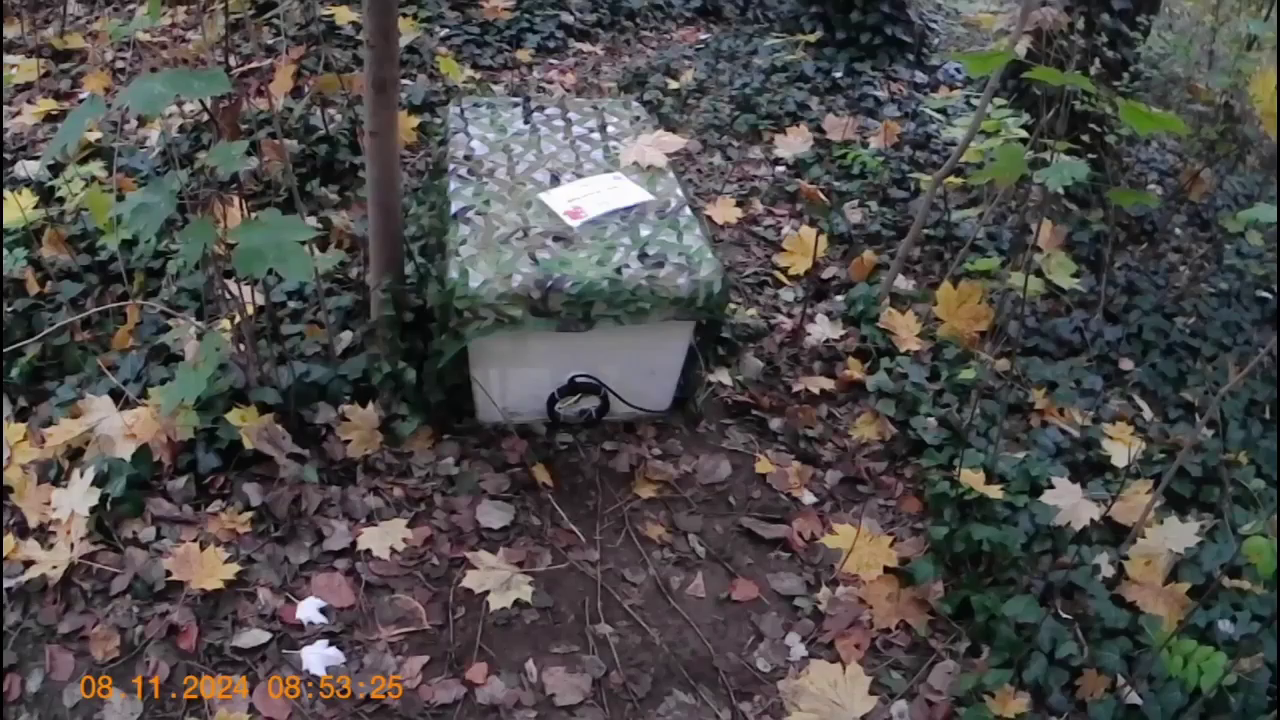
#> input picture frame 30 of sector_analysis/sam_outside.mp4, 1280 x 720 px, given in place of video.mp4, which was not available
$ python quirrels.py
#> lines starting #> are read from the running program, lines starting #| are printed output that depends on the picture; pictures that were not available may be replaced by others from this repository, and a replacement may not be noted
import cv2
import numpy as np
import matplotlib.pyplot as plt
import datetime

# --- Settings ---
video_path = '20241023_TrepS_01_in (2).MOV'
video_path = 'video.mp4'
threshold = 30
scale = 1
window_size = 5         # moving average window
display_every = 1     # update display every N frames
pixel_threshold = 10000  # update if changed pixels exceed this

# --- Open video ---
cap = cv2.VideoCapture(video_path)
if not cap.isOpened():
    print("Error: Could not open video.")
    exit()

total_frames = int(cap.get(cv2.CAP_PROP_FRAME_COUNT))
prev_gray = None
motion_counts = []
frame_idx = 0
first_frame = True  # Flag to force display on first frame
start_time = datetime.datetime.now()
time = start_time

# --- Setup Matplotlib for plotting ---
plt.ion()
fig, ax = plt.subplots(figsize=(8, 3))
line_raw, = ax.plot([], [], color='lightgray', lw=1, label='Raw Motion')
line_smooth, = ax.plot([], [], color='tab:red', lw=2, label=f'Smoothed ({window_size})')
ax.set_title("Motion Intensity Over Time")
ax.set_xlabel("Frame Index")
ax.set_ylabel("Changed Pixel Count")
ax.grid(True)
ax.set_xlim(0, 100)
ax.set_ylim(0, 1)
ax.legend()
fig.canvas.draw()
fig.show()
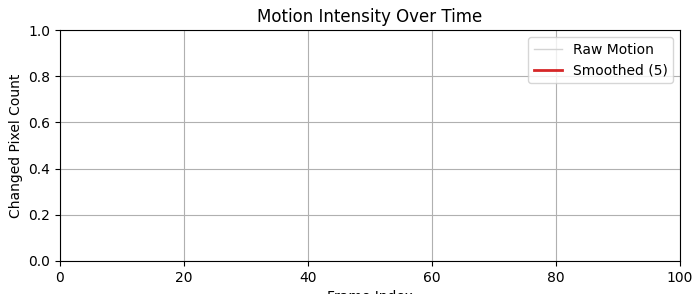
#> figure drawn by matplotlib, 1 panel

print("Press 'q' in the video window to quit.")

while True:
    ret, frame = cap.read()
#> frame is the input picture: shape (720, 1280, 3); mean B, G, R 74.4, 75.7, 78.2
    if not ret:
        print("End of video.")
        break

    # Optional resize
    if scale != 1.0:
        frame = cv2.resize(frame, None, fx=scale, fy=scale)

    rgb = frame
    gray = cv2.cvtColor(frame, cv2.COLOR_BGR2GRAY)
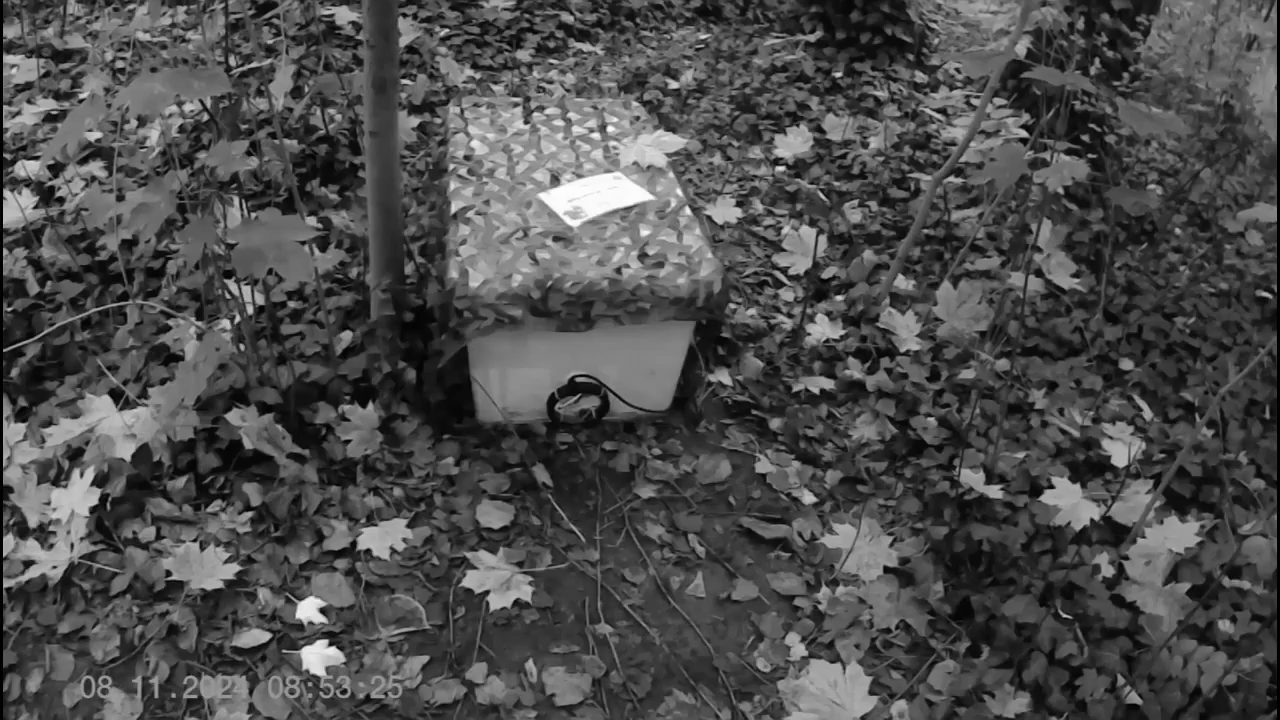
#> gray: shape (720, 1280); min 0, max 255, mean 76.2

    if prev_gray is not None:
        # --- Motion detection ---
        diff = cv2.absdiff(gray, prev_gray)
        _, mask = cv2.threshold(diff, threshold, 255, cv2.THRESH_BINARY)
        count_t = np.sum(mask > 0)
        motion_counts.append(count_t)

        # --- Apply moving average ---
        if len(motion_counts) >= window_size:
            smooth = np.convolve(motion_counts, np.ones(window_size)/window_size, mode='valid')
            x_smooth = np.arange(window_size-1, len(motion_counts))
        else:
            smooth = []
            x_smooth = []

        # --- Decide if we should update display ---
        update_display = first_frame or frame_idx % display_every == 0 or count_t > pixel_threshold

        if update_display:
            perc = frame_idx/total_frames*100
            print(f"Frame {frame_idx}/{total_frames}")
            print(f"{perc:.2f}% done")
            print(f"Working for {(datetime.datetime.now() - start_time).total_seconds()} seconds already")
            last_interval = (datetime.datetime.now() - time).total_seconds()
            print(f"Last interval took {last_interval:.2f} seconds")
            if frame_idx > 0:
                elapsed = (datetime.datetime.now() - start_time).total_seconds()
                est_total = elapsed / frame_idx * total_frames
                est_remaining = max(0, est_total - elapsed)
                print(f"Estimated time remaining: {est_remaining/60:.2f} minutes")
            else:
                print("Estimated time remaining: calculating...")
            time = datetime.datetime.now()
            first_frame = False  # Reset flag after first display

            # Convert gray & mask to 3-channel
            gray_bgr = cv2.cvtColor(gray, cv2.COLOR_GRAY2BGR)
            mask_bgr = cv2.cvtColor(mask, cv2.COLOR_GRAY2BGR)

            # Combine RGB | Gray | Mask
            combined = np.hstack((rgb, gray_bgr, mask_bgr))

            # Overlay text
            cv2.putText(combined, f"Frame: {frame_idx}", (30, 40),
                        cv2.FONT_HERSHEY_SIMPLEX, 1, (255, 255, 0), 2)
            cv2.putText(combined, f"Changed Pixels: {count_t}", (30, 80),
                        cv2.FONT_HERSHEY_SIMPLEX, 0.8, (255, 255, 0), 2)

            # Show video
            cv2.imshow(f"Motion Detection (RGB | Gray | Mask) Threshold: {threshold}", combined)

            # Update plot
            xdata = np.arange(len(motion_counts))
            line_raw.set_data(xdata, motion_counts)
            if len(smooth) > 0:
                line_smooth.set_data(x_smooth, smooth)

            ax.set_xlim(0, max(100, len(motion_counts)))
            ax.set_ylim(0, max(10, np.max(motion_counts)*1.1))
            fig.canvas.draw()
            fig.canvas.flush_events()

            if cv2.waitKey(10) & 0xFF == ord('q'):
                print("Stopped by user.")
                break

    prev_gray = gray.copy()
    frame_idx += 1

cap.release()
cv2.destroyAllWindows()
plt.ioff()
plt.show()
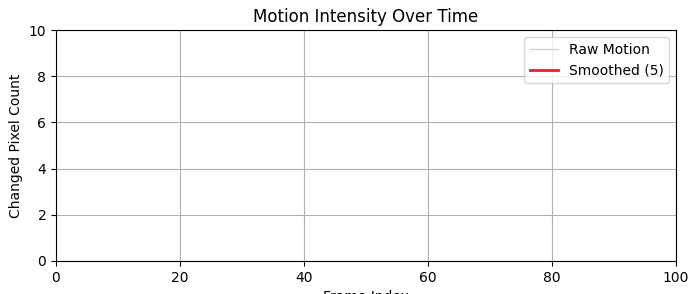
#> figure drawn by matplotlib, 1 panel

$ run again, starting later in the video
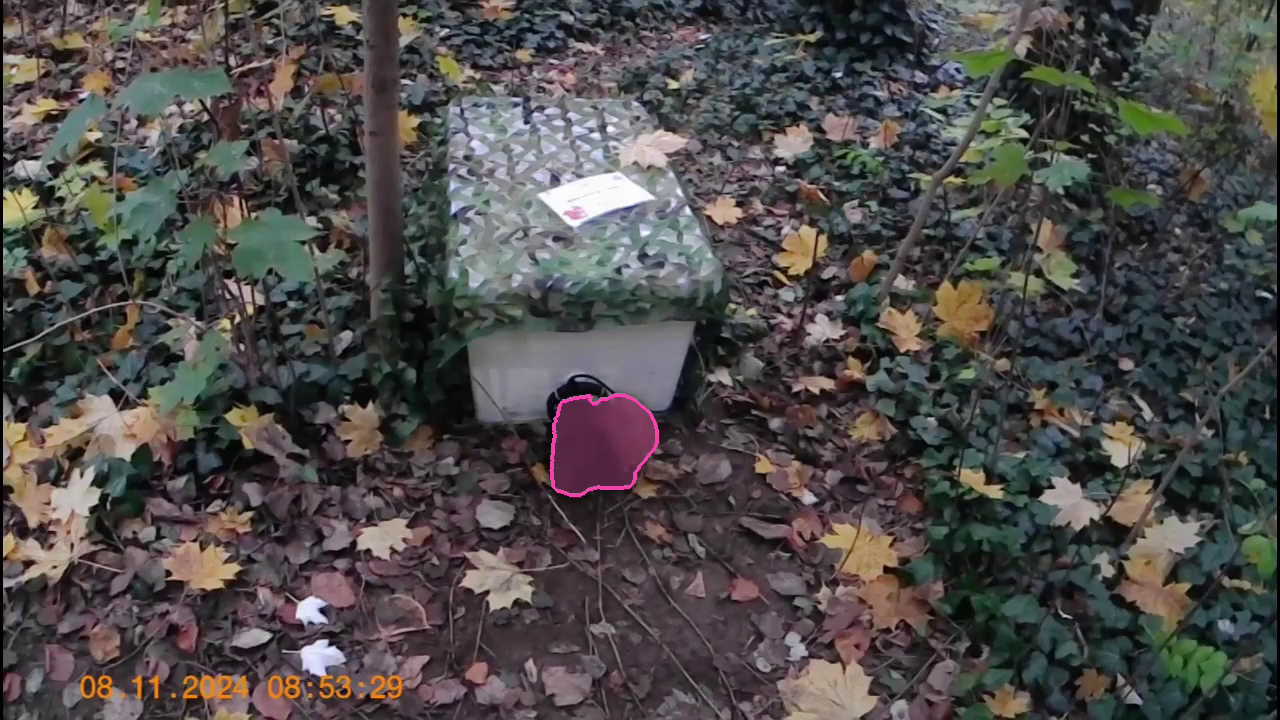
#> input picture frame 135 of sector_analysis/sam_outside.mp4, 1280 x 720 px, given in place of video.mp4, which was not available
#> frame is the input picture: shape (720, 1280, 3); mean B, G, R 74.6, 75.5, 78.8
#> `gray = cv2.cvtColor(frame, cv2.COLOR_BGR2GRAY)`:
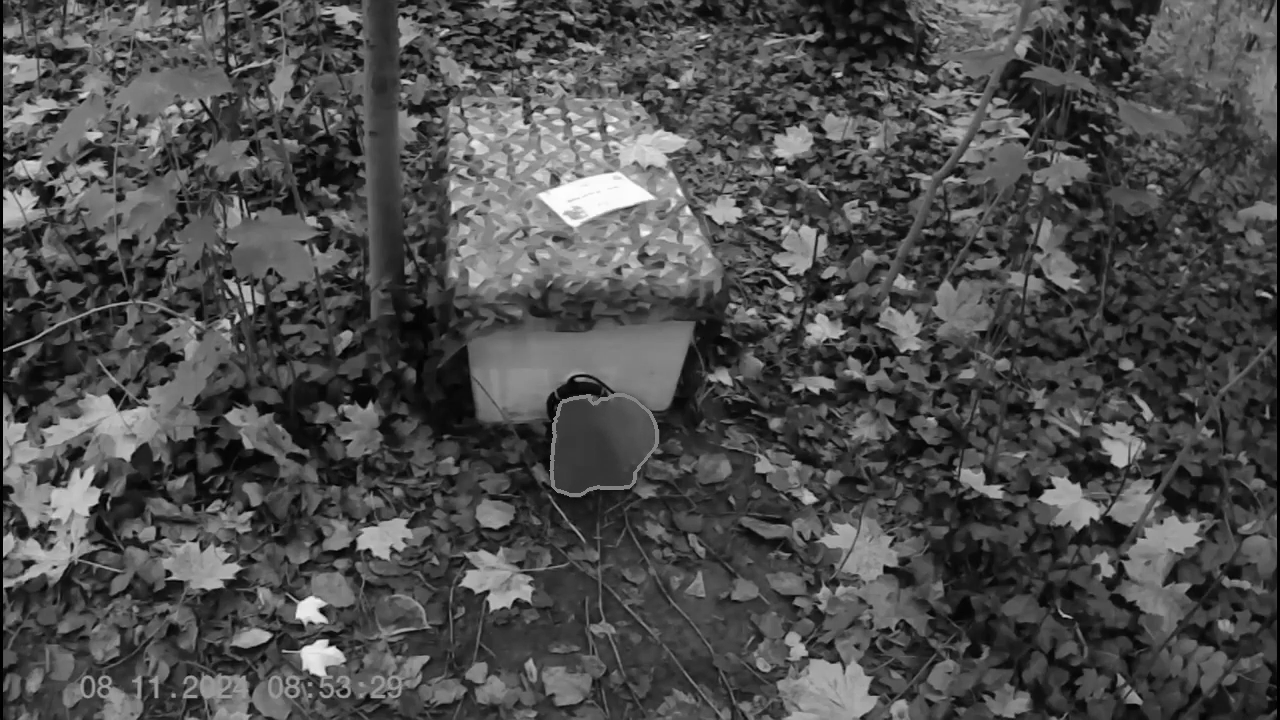
#> gray: shape (720, 1280); min 0, max 255, mean 76.3
#> `plt.show()`:
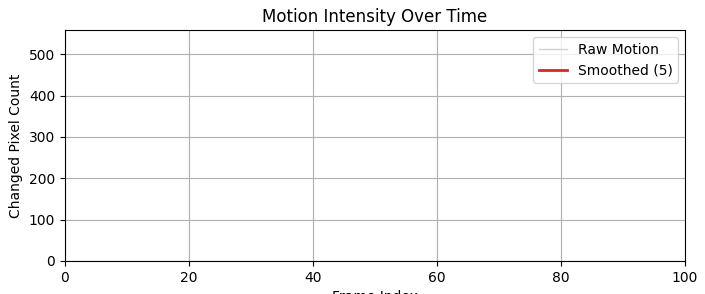
#> figure drawn by matplotlib, 1 panel
